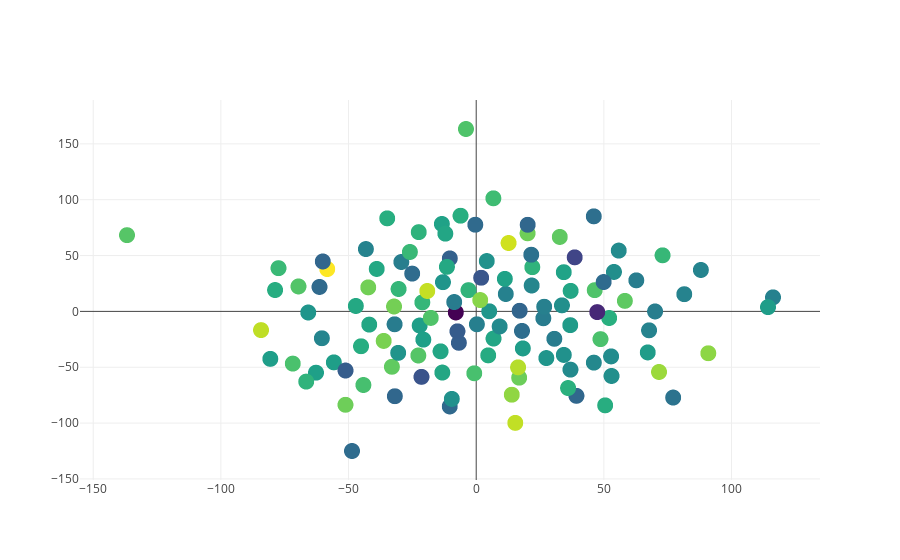

Notebook code for this chart:
### Code cell
# Visualization

import plotly.graph_objs as go

from plotly.offline import init_notebook_mode, iplot

init_notebook_mode(connected=True)

aux = np.vstack(classes['tsne'])

trace = go.Scattergl(
    x = aux[:, 0],
    y = aux[:, 1],
    text = classes['class'].values,
    mode = 'markers',
    marker = dict(
        size=16,
        color = np.random.randn(len(aux)),
        colorscale='Viridis'
    )
)
data = [trace]
iplot(data)

### Figure 1 — Plotly figure (JSON) as saved in the notebook; plotly's stock layout.template omitted (floating-point values rounded to 4 significant figures)
{"data": [{"marker": {"color": [-0.3419, 0.6888, 1.449, -0.4226, 1.392, 2.103, 0.8967, 1.257, -0.02188, -1.032, -1.772, -0.2798, -0.4731, 0.3945, -1.082, 0.1072, -0.04183, 0.2731, -0.2967, 0.5262, -0.4676, -0.5058, -0.1378, 0.2517, -0.6254, -0.5734, -1.284, -1.451, 0.8086, 1.149, 0.5698, 0.9889, 0.7442, 1.271, 0.1693, -0.6181, -1.225, -1.318, 0.2048, -0.03837, 0.4118, -1.13, 0.6723, 0.3458, -0.5041, 1.028, -0.5824, 1.364, 0.8282, 0.6565, -2.914, -0.807, -0.2472, -2.297, 1.498, -0.6077, 1.097, 1.155, 1.626, 1.08, 1.392, 1.126, 0.1667, 1.095, 1.699, 0.6044, 0.3656, 0.784, 1.002, 0.3485, -1.076, 2.087, 0.2481, -0.04219, 0.3476, 0.5449, 2.615, 2.005, 1.675, 0.2203, -1.488, 1.038, -0.912, 0.6702, -1.113, 0.4851, -0.1775, -0.6219, 0.5467, 0.5239, -0.2139, 0.09164, -0.1211, -0.5218, -1.091, -0.06029, 0.1397, 1.791, 1.246, -0.9862, -0.9398, -0.5988, 1.427, 0.367, -0.4369, 2.221, -0.5587, -1.025, -0.9691, -0.9761, 0.749, -0.1481, -1.306, -0.8533, -1.024, -0.1799, -0.4637, 0.3545, 0.1384, -0.2968, 0.5413, -0.3871, 0.4154, 2.128, 0.158], "colorscale": "Viridis", "size": 16}, "mode": "markers", "text": ["airplane", "alarm clock", "ant", "ape", "apple", "armor", "ace", "banana", "bat", "bear", "bee", "beetle", "bell", "bench", "bicycle", "blimp", "bread", "butterfly", "cabin", "camel", "candle", "cannon", "car sedan", "castle", "cat", "chair", "chicken", "church", "couch", "cow", "crab", "crocodile", "cup", "deer", "dog", "dolphin", "door", "duck", "elephant", "eyeglass", "fan", "fish", "flower", "frog", "geyser", "giraffe", "guitar", "hamburger", "hammer", "harp", "hat", "hedgehog", "helicopter", "hermit crab", "horse", "hot air balloon", "hot dog", "hourglass", "jack lantern", "jellyfish", "kangaroo", "knife", "lion", "lizard", "lobster", "motorcycle", "mouse", "mushroom", "owl", "parrot", "pear", "penguin", "piano", "pickup truck", "pig", "pineapple", "pistol", "pizza", "pretzel", "rabbit", "raccoon", "racket", "ray", "rhinoceros", "rifle", "rocket", "sailboat", "saw", "saxophone", "scissors", "scorpion", "seagull", "seal", "sea turtle", "shark", "sheep", "shoe", "skyscraper", "snail", "snake", "songbird", "spider", "spoon", "squirrel", "starfish", "strawberry", "swan", "sword", "table", "tank", "teapot", "teddy bear", "tiger", "tree", "trumpet", "turtle", "umbrella", "violin", "volcano", "wading bird", "wheelchair", "windmill", "window", "wine bottle", "zebra"], "type": "scattergl", "uid": "a73f9c7e-4c24-11e9-9dee-fa7f6c6f0c01", "x": [46.08, -3.021, -32.19, -60.45, 20.12, 15.3, 6.717, 32.73, 5.097, -10.36, 38.57, 55.82, 67.69, -38.97, 39.25, 67.19, -13.03, 34.3, 36.91, -45.11, 81.49, 11.59, 34.31, 11.21, -31.97, -29.32, -6.788, 1.939, -25.97, -22.67, 52.07, -44.18, -30.41, -33.02, -22.16, 26.29, -10.33, -7.356, -62.75, -65.78, -47.15, 17.01, 21.97, 36.98, 116.2, -71.85, 70.05, 16.82, -77.43, -22.51, -7.993, 77.14, 52.82, 47.4, -36.23, -8.611, -17.79, -136.8, 1.57, -4.009, -51.21, -69.62, -55.76, 46.41, 13.93, 35.99, -41.89, 72.98, -0.7555, 6.785, 20.17, -84.28, -13.45, 27.47, -13.96, -34.85, -58.34, 16.4, 90.9, -20.71, -21.44, 48.66, 46.05, -66.58, -60.09, 4.699, 53.0, 30.6, -6.137, -78.77, 53.94, 36.83, 4.134, 26.63, -31.87, -30.56, 18.26, 71.61, 58.22, 49.92, 17.92, 62.71, -42.28, -13.26, 88.0, 12.68, 0.2723, -61.38, -25.08, -48.65, -21.09, -9.551, -51.19, 21.55, -0.3578, 33.57, -43.2, -12.1, 114.3, 9.167, 50.5, 21.72, -11.47, -19.17, -80.65], "y": [-45.86, 19.04, 4.386, -24.03, 69.9, -99.8, 101.2, 66.67, 0.1077, -85.07, 48.4, 54.45, -16.92, 38.01, -75.59, -36.7, 26.16, 35.09, -52.13, -31.2, 15.41, 15.57, -38.94, 29.12, -11.54, 44.23, -28.11, 30.13, 53.21, -39.48, -5.895, -65.88, 20.04, -49.56, -12.66, -6.172, 47.44, -17.82, -54.85, -0.9906, 4.874, 0.5705, 39.58, 18.36, 12.58, -46.73, -0.04494, -59.35, 38.72, 70.98, -0.9296, -77.14, -40.27, -0.6162, -26.4, 8.382, -5.824, 68.27, 10.15, 163.3, -83.59, 22.36, -45.62, 19.03, -74.59, -68.59, -11.81, 50.21, -55.39, -24.32, 77.56, -16.73, 78.28, -41.77, -35.75, 83.31, 37.9, -50.08, -37.45, -25.27, -58.6, -24.83, 85.11, -62.84, 44.71, -39.36, -57.81, -24.53, 85.66, 19.14, 35.34, -12.3, 45.07, 4.194, -75.93, -37.13, -33.14, -54.23, 9.437, 26.29, -17.46, 27.79, 21.52, -54.75, 37.1, 61.25, -11.52, 21.9, 33.84, -125.0, 8.075, -78.35, -52.93, 50.75, 77.61, 5.417, 55.8, 69.61, 3.818, -13.49, -84.09, 23.19, 39.88, 18.3, -42.5]}], "layout": {}}
